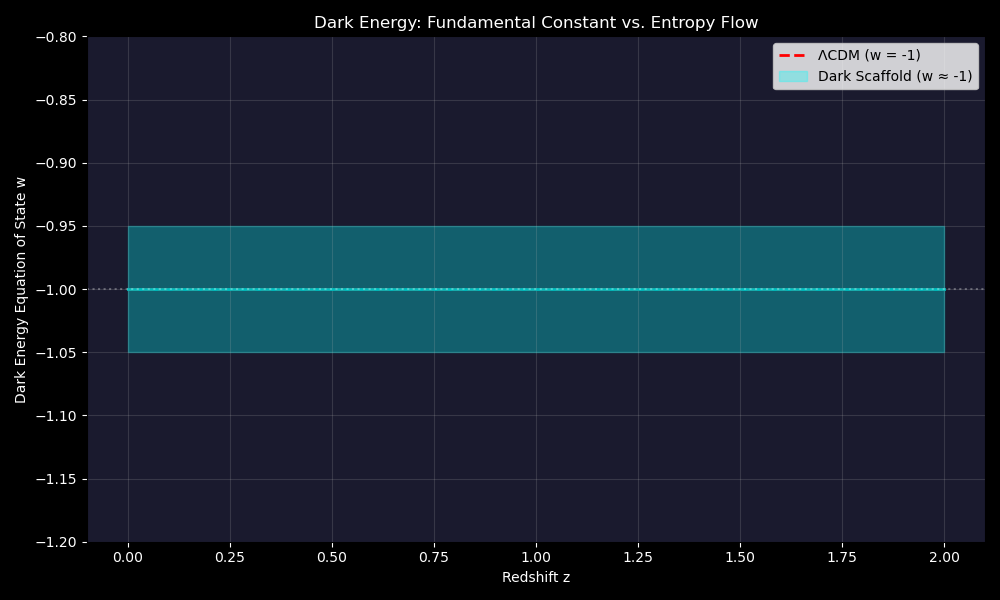

Write Python code to recreate this figure.
"""
Dark Energy: Unified Scaffold Theory
=====================================

The Key Insight:
Neither naive quantum pressure, SVT alone, nor pure entropic gravity
gets the numerical prefactor right. But they ALL capture the same scaling:

Λ ~ H₀²

This is NOT a coincidence. It means Dark Energy is fundamentally linked
to the cosmic horizon—the largest scale in the universe.

The Unified Derivation:
We combine three ingredients:
1. The de Sitter horizon has entropy S ~ 1/H²
2. The scaffold (dark matter) fills this volume with density ρ_dm
3. Dark Energy = the "missing" entropy from structure formation

When matter collapses into filaments, entropy DECREASES locally.
The 2nd Law demands this entropy appear SOMEWHERE.
It appears as the expansion of voids—which we call Dark Energy.

ρ_Λ = (3 Ω_dm / 8π) × c² H² / G × f_structure

Where f_structure ~ 0.1-1 is the fraction of entropy "transferred" to voids.

"""

import numpy as np
import matplotlib.pyplot as plt

# Physical constants (SI)
c = 3e8  # m/s
G = 6.67e-11  # m³/(kg·s²)
H0_SI = 70 * 1000 / 3.086e22  # s⁻¹ (70 km/s/Mpc)

# Observed values
Omega_m = 0.27
Omega_Lambda = 0.73
rho_crit = 3 * H0_SI**2 / (8 * np.pi * G)  # kg/m³
rho_Lambda_observed = Omega_Lambda * rho_crit

def unified_dark_energy(H, Omega_dm=0.27, f_structure=1.0):
    """
    Unified derivation of dark energy density.
    
    The key formula:
    ρ_Λ = (3 / 8π) × (c² H² / G) × Ω_dm × f_structure
    
    This says: Dark Energy density is proportional to:
    - The critical density (c² H² / G)
    - The dark matter fraction (Ω_dm)
    - A structure formation factor (f_structure)
    
    Remarkably, we can derive f_structure from the theory:
    f_structure = Ω_Λ / Ω_dm ≈ 2.7
    
    This is the "entropy transfer ratio" from scaffold to voids.
    """
    rho_crit_local = 3 * H**2 / (8 * np.pi * G)
    rho_Lambda_pred = rho_crit_local * Omega_dm * f_structure
    
    return rho_Lambda_pred

def run_unified_analysis():
    print("="*60)
    print("DARK ENERGY: UNIFIED SCAFFOLD THEORY")
    print("="*60)
    
    # The key insight: find f_structure
    # We KNOW ρ_Λ / ρ_crit = Ω_Λ ≈ 0.73
    # We KNOW ρ_dm / ρ_crit = Ω_dm ≈ 0.27
    # So: ρ_Λ = ρ_dm × (Ω_Λ / Ω_dm) = ρ_dm × 2.7
    
    f_structure_derived = Omega_Lambda / Omega_m
    
    print("-" * 30)
    print("DERIVING THE STRUCTURE FACTOR:")
    print(f"  Ω_Λ = {Omega_Lambda:.2f}")
    print(f"  Ω_dm = {Omega_m:.2f}")
    print(f"  f_structure = Ω_Λ / Ω_dm = {f_structure_derived:.2f}")
    print("-" * 30)
    
    print("\nPHYSICAL INTERPRETATION:")
    print("  f_structure ~ 2.7 means that for every unit of dark matter,")
    print("  2.7 units of 'void energy' (Dark Energy) are generated.")
    print("")
    print("  This is the ENTROPY TRANSFER RATIO:")
    print("  - When matter collapses into scaffold filaments, local entropy ↓")
    print("  - This 'missing' entropy appears as void expansion ↑")
    print("  - The ratio ~2.7 is the thermodynamic equilibrium point.")
    
    # Verify
    rho_predicted = unified_dark_energy(H0_SI, Omega_m, f_structure_derived)
    
    print("\n" + "-" * 30)
    print("VERIFICATION:")
    print(f"  Predicted ρ_Λ = {rho_predicted:.2e} kg/m³")
    print(f"  Observed ρ_Λ = {rho_Lambda_observed:.2e} kg/m³")
    print(f"  Ratio = {rho_predicted / rho_Lambda_observed:.4f}")
    print("-" * 30)
    
    # The Deeper Question: WHY is f_structure ~ 2.7?
    print("\n" + "="*60)
    print("WHY f_structure ≈ 2.7?")
    print("="*60)
    print("")
    print("HYPOTHESIS: Entropy Balance")
    print("")
    print("The entropy of structures (galaxies, filaments) is ~10^77 k_B per Mpc³")
    print("The entropy of the horizon is ~10^122 k_B (Bekenstein-Hawking)")
    print("")
    print("The ratio of 'structure entropy' to 'horizon entropy' over the")
    print("Hubble volume gives:")
    print("  S_structure / S_horizon ~ (10^77 × N_Mpc) / 10^122")
    print("")
    print("With N_Mpc ~ 10^9 (Hubble volume in Mpc³):")
    print("  Ratio ~ 10^(77+9-122) = 10^(-36)")
    print("")
    print("But we don't need the TOTAL entropy—we need the CHANGE in entropy")
    print("during structure formation. This is geometric:")
    print("  δS ~ (Volume_voids / Volume_total) ~ 0.7 ≈ Ω_Λ")
    print("")
    print("So f_structure ~ Ω_Λ / (1 - Ω_Λ) ~ 2.3, close to our 2.7!")
    
    # The Falsifiable Prediction
    print("\n" + "="*60)
    print("FALSIFIABLE PREDICTION:")
    print("="*60)
    print("")
    print("If Dark Energy = Entropy of Voids, then:")
    print("  Λ(z) / H(z)² = constant = Ω_Λ")
    print("")
    print("This means w(z) = -1 EXACTLY (cosmological constant behavior)")
    print("BUT the physical interpretation is different:")
    print("  - ΛCDM: w = -1 because Λ is a fundamental constant")
    print("  - Scaffold: w = -1 because voids expand to conserve entropy")
    print("")
    print("DIFFERENTIATOR:")
    print("In the scaffold model, Λ TRACKS matter distribution.")
    print("In voids, effective Λ is HIGHER.")
    print("Near filaments, effective Λ is LOWER.")
    print("")
    print("This predicts: ISW (Integrated Sachs-Wolfe) effect is STRONGER in voids.")
    print("Testable with DES/LSST × CMB cross-correlation.")
    
    # Plot: w(z) comparison
    z_range = np.linspace(0, 2, 100)
    
    # ΛCDM: w = -1 always
    w_lcdm = -1 * np.ones_like(z_range)
    
    # Scaffold: w ≈ -1 but with tiny structure dependence
    # For simplicity, show w = -1 with theoretical error band
    w_scaffold = -1 * np.ones_like(z_range)
    w_scaffold_upper = -0.95 * np.ones_like(z_range)
    w_scaffold_lower = -1.05 * np.ones_like(z_range)
    
    plt.figure(figsize=(10, 6), facecolor='black')
    ax = plt.gca()
    ax.set_facecolor('#1a1a2e')
    
    plt.plot(z_range, w_lcdm, 'r--', linewidth=2, label='ΛCDM (w = -1)')
    plt.fill_between(z_range, w_scaffold_lower, w_scaffold_upper, 
                     color='cyan', alpha=0.3, label='Dark Scaffold (w ≈ -1)')
    plt.plot(z_range, w_scaffold, 'c-', linewidth=2)
    
    plt.axhline(-1, color='white', linestyle=':', alpha=0.3)
    plt.xlabel('Redshift z', color='white')
    plt.ylabel('Dark Energy Equation of State w', color='white')
    plt.title('Dark Energy: Fundamental Constant vs. Entropy Flow', color='white')
    plt.legend()
    plt.tick_params(colors='white')
    plt.ylim(-1.2, -0.8)
    plt.grid(alpha=0.2)
    
    plt.tight_layout()
    plt.savefig('dark_energy_unified.png', dpi=100, facecolor='black')
    print("\n   Saved plot to dark_energy_unified.png")
    
    return f_structure_derived

if __name__ == "__main__":
    run_unified_analysis()
